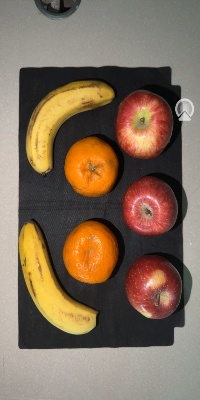
#> input picture test_image2/image_1.jpg, 200 x 400 px, found by its file name
$ python boundary_images.py
#> lines starting #> are read from the running program, lines starting #| are printed output that depends on the picture; after the words box and inside, x2 and y2 are one past the last pixel; in counts of white or black regions, pixels touching at a corner belong together
# [109 lines of commented-out code are left out]


import cv2
import numpy as np

def detect_fruit_borders_in_cropped_image(image_path):
    # Load the image
    image = cv2.imread(image_path)
#> image is the input picture: shape (400, 200, 3); mean B, G, R 89.4, 108.9, 128.9

    # Convert the image to HSV color space
    hsv = cv2.cvtColor(image, cv2.COLOR_BGR2GRAY)
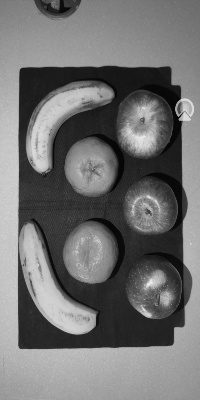
#> hsv: shape (400, 200); min 2, max 236, mean 112.7
    new = cv2.GaussianBlur(hsv,(5,5),0)
    edges=cv2.Canny(new,45,150)
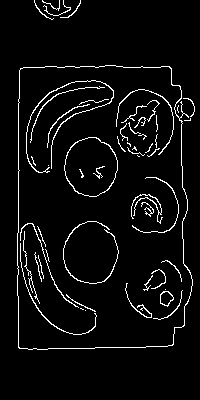
#> edges: shape (400, 200); 4.9% white in thin lines or dots, all inside (x1, y1, x2, y2) = (17, 0, 195, 350)


#> (the run stopped early here; a loop or call above may not have finished)

$ run again, with Mixed_Fruit7/image_1.jpg copied over test_image2/image_1.jpg
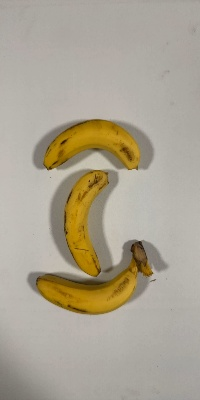
#> input picture Mixed_Fruit7/image_1.jpg, 200 x 400 px, found by its file name
#> in detect_fruit_borders_in_cropped_image, image is the input picture: shape (400, 200, 3); mean B, G, R 145.7, 163.2, 171.3
#> in detect_fruit_borders_in_cropped_image, `hsv = cv2.cvtColor(image, cv2.COLOR_BGR2GRAY)`:
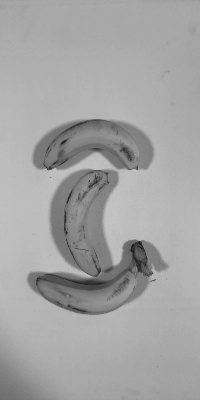
#> hsv: shape (400, 200); min 17, max 198, mean 163.6
#> in detect_fruit_borders_in_cropped_image, `edges=cv2.Canny(new,45,150)`:
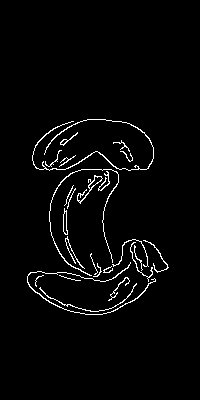
#> edges: shape (400, 200); 2.7% white in thin lines or dots, all inside (x1, y1, x2, y2) = (27, 119, 169, 315)
